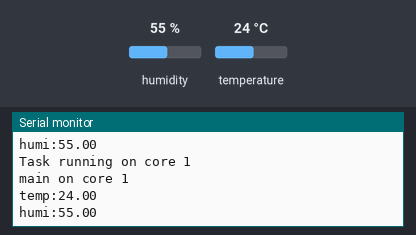
Recording of a sketch running on a simulated ESP32. Shown: the last lines printed to the serial monitor. The test bench sets the inputs (shaded band); at power-on: humidity 55 %, temperature 24 °C.

Above: at 2.2 s.
2.3 s: humidity set to 22 %
At 3.6 s:
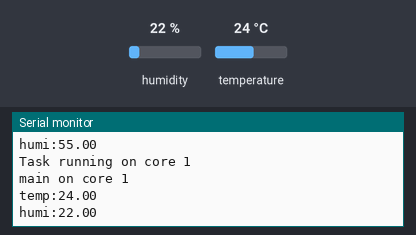
3.8 s: temperature set to 12 °C
At 4.7 s:
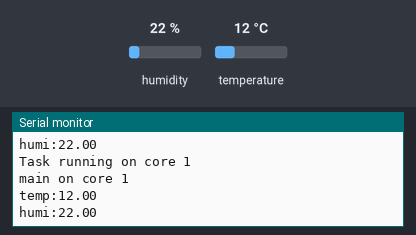
5.3 s: humidity set to 40 %
At 6.8 s:
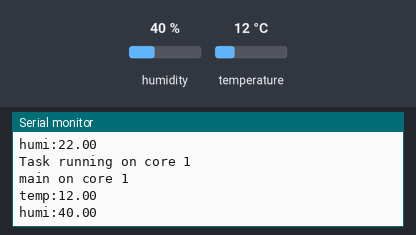
Timing chart, 0 to 8.3 s (numbered marks = the images above; inputs shaded):
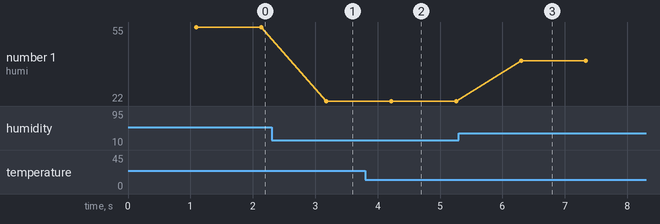

The sketch:

esp32.HT.freeRTOS.12.181111.ino
```cpp
// esp32.HT.freeRTOS.12
#include <Wire.h>
#include <SHT21.h>
SHT21 sht;
QueueHandle_t queue;
int queueSize = 128;
static int taskCore = 1;  // or 0

void sensorTask( void * pvParameters ){
    String taskMessage = "Task running on core ";
    taskMessage = taskMessage + xPortGetCoreID();
    float t,h;
    while(true){
        Serial.println(taskMessage);
        t=sht.getTemperature();
        h=sht.getHumidity();
         xQueueSend(queue, &t, portMAX_DELAY);
         xQueueSend(queue, &h, portMAX_DELAY);
        delay(1000);
    }
}

void setup() {
  Serial.begin(9600);
  Wire.begin();
  delay(1000);
    queue = xQueueCreate( queueSize, sizeof( int ) );
  Serial.print("Starting to create task on core ");
  Serial.println(taskCore);
  xTaskCreatePinnedToCore(
                    sensorTask,   /* Function to implement the task */
                    "sensorTask", /* Name of the task */
                    10000,      /* Stack size in words */
                    NULL,       /* Task input parameter */
                    0,          /* Priority of the task */
                    NULL,       /* Task handle. */
                    taskCore);  /* Core where the task should run */
  Serial.println("Task created...");
}

void loop() {
  float t,h;
  Serial.println("Starting main loop...");
  while (true){
    Serial.println("main on core 1");
    xQueueReceive(queue, &t, portMAX_DELAY);
    xQueueReceive(queue, &h, portMAX_DELAY);
    Serial.print("temp:");Serial.println(t);
    Serial.print("humi:");Serial.println(h);
    delay(1000);
    }
}
```

Measured:
- after the input at 2.3 s, the serial monitor: prints a new line after 0.88 s (image 1)
- after the input at 3.8 s, the serial monitor: prints a new line after 0.42 s (image 2)
- after the input at 5.3 s, the serial monitor: prints a new line after 1.0 s (image 3)
- plotted number 1: 55 → 22 after the input at 2.3 s, 22 → 40 after the input at 5.3 s
